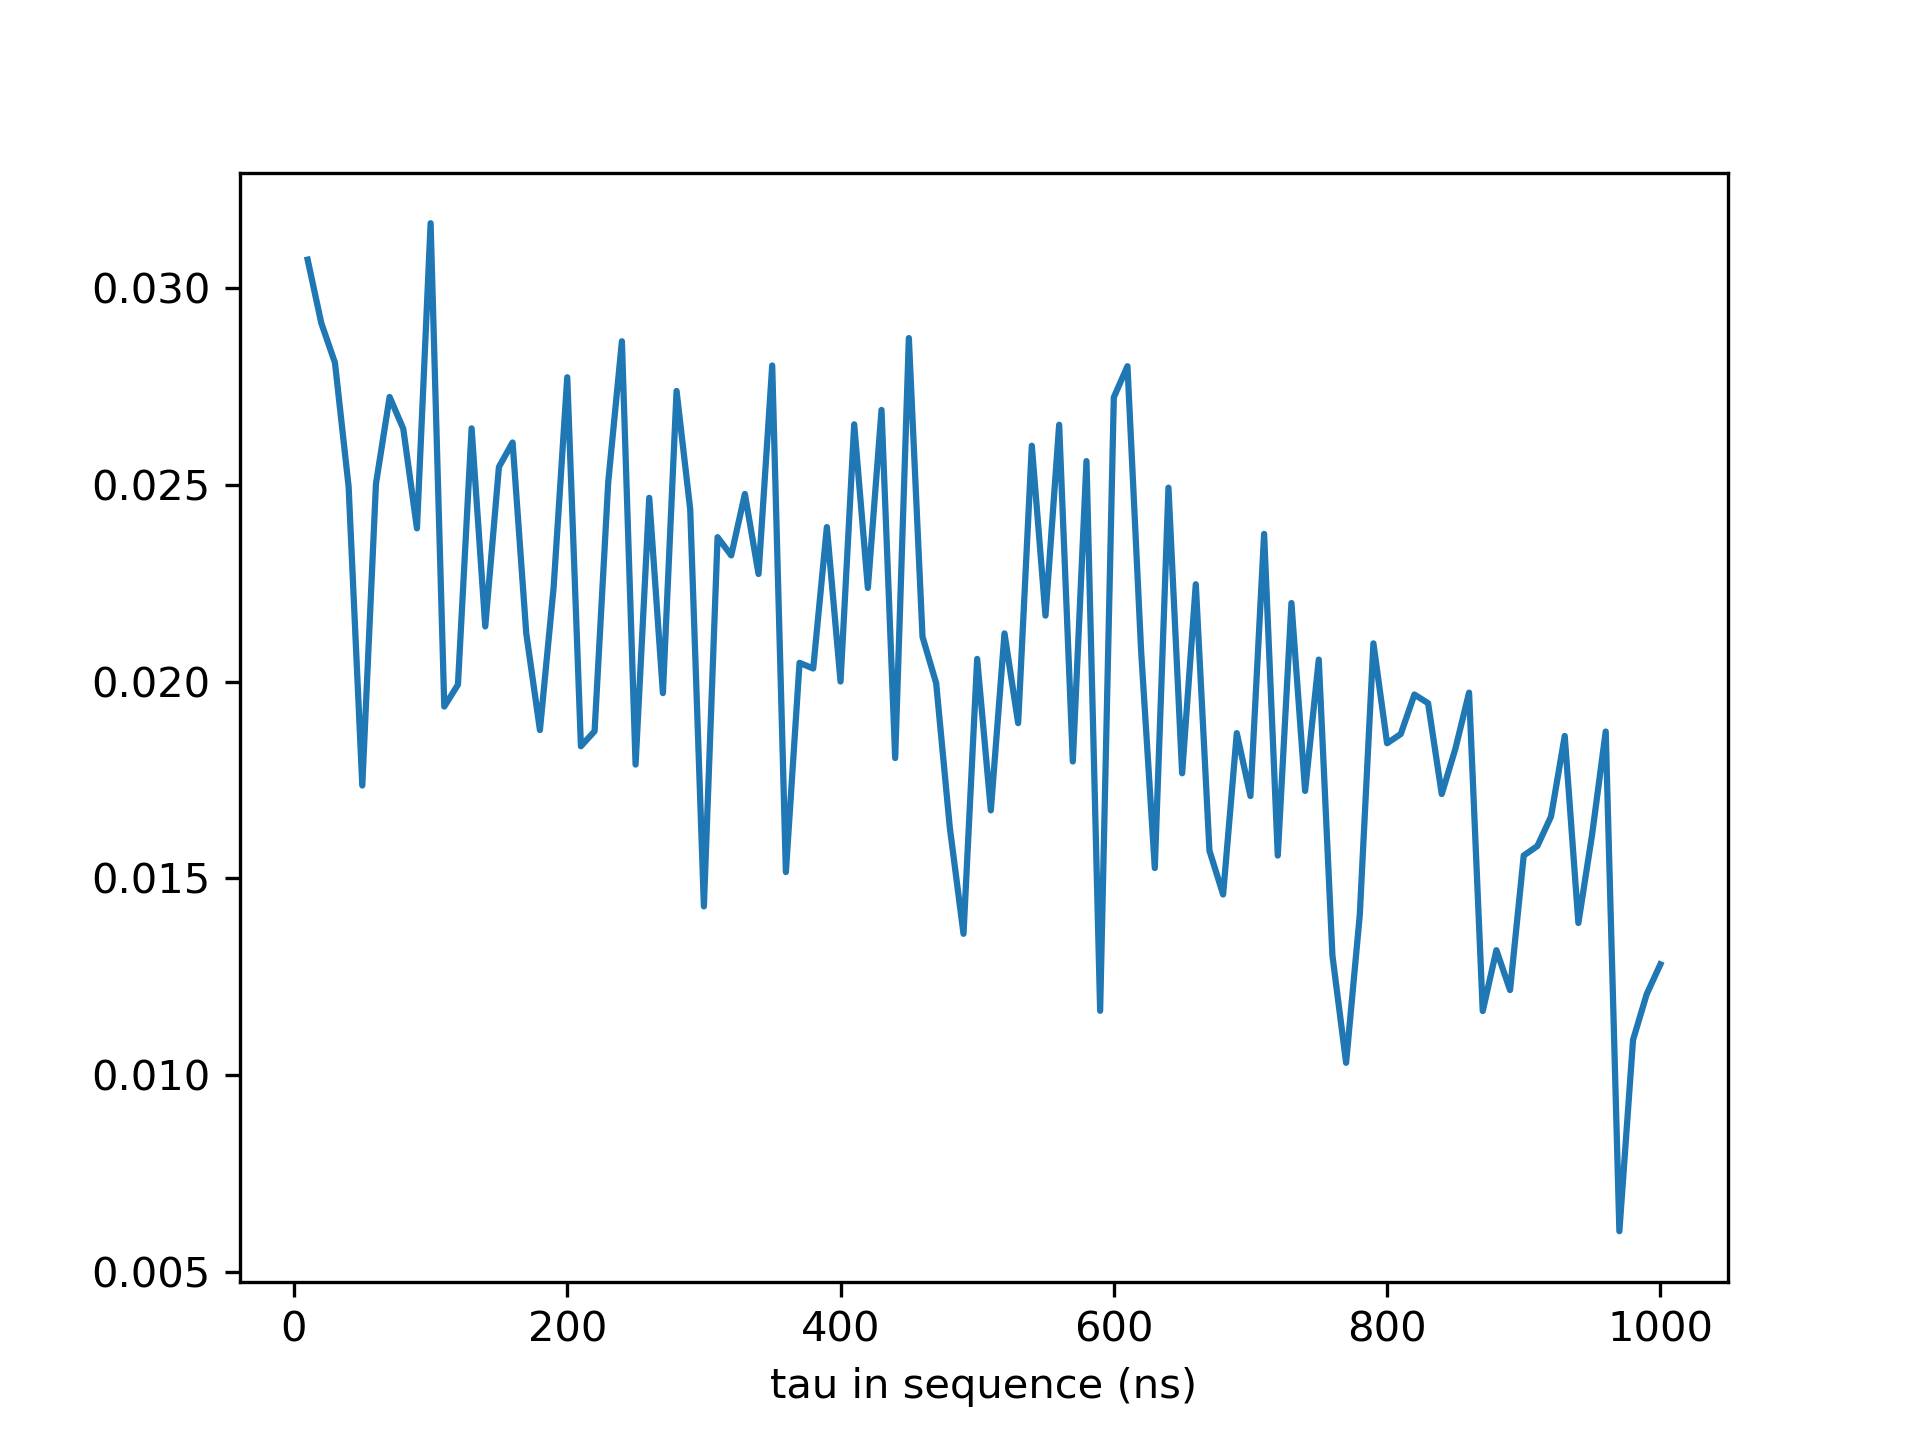

Here is the Python script that generated this plot:
import matplotlib.pyplot as plt

from utility.deer_2d_plots import *


def main():
    path = '//nas.ads.mwn.de/TUZE/wsi/e24/ReinhardLab/data_setup_nv1/180511_ramsey_correlations_rabi/' \
           '007_ramsey_corr_echo_ramsey'
    names = relevant_filenames(name='mes_{:03}.mat', ind_min=2, ind_max=2)
    differences = get_differences(names, path)[0]

    # both graphs
    taus = get_taus(names, path)
    plt.close('all')
    plt.plot(taus, differences)
    plt.xlabel('tau in sequence (ns)')
    plt.savefig('p1_dd.png', dpi=300)


if __name__ == '__main__':
    main()
